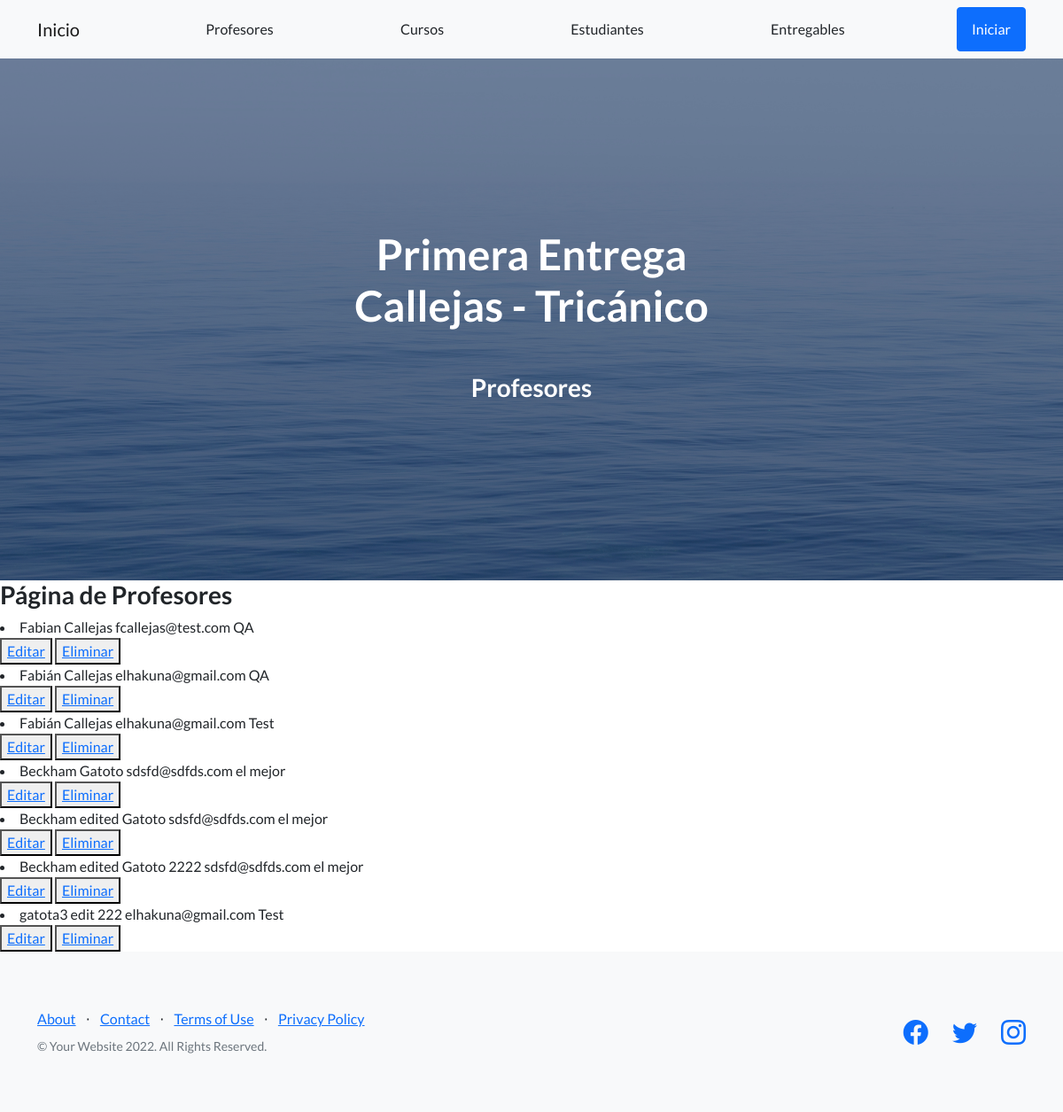
The page /appCoder/leerProfesores/ on the database its author committed.
### AppCoder/models.py (models this page shows)
class Profesor (models.Model):
    nombre = models.CharField(max_length=30)
    apellido = models.CharField(max_length=30)
    email = models.EmailField()
    profesion = models.CharField(max_length=30)
    def __str__ (self) -> str:
         return self.nombre+" "+str(self.apellido)+" "+str(self.email) +" "+str(self.profesion)

### AppCoder/views.py (the view)
# urls.py: path('leerProfesores/', leerProfesores, name='LeerProfesores'),
def leerProfesores(request):
    profesores = Profesor.objects.all()
    contexto = {'profesores':profesores}
    return render (request, 'appCoder/profesores.html', contexto)

### AppCoder/template/AppCoder/profesores.html
{% extends "AppCoder/padre.html" %}
{% load static %}
{% block section_name %}
<h3>Profesores</h3>
{% endblock %}
{% block contenidoQueCambia %}
<h3>Página de Profesores</h3>
{% for p in profesores %}
<li> {{p}}</li>
<button>
    <a href="{% url 'editarProfesor' p.nombre %}"> Editar </a>
</button>
<button>
    <a href="{% url 'eliminarProfesor' p.nombre %}"> Eliminar </a>
</button>
{% endfor %}
{% endblock %}

### rows shown on the page
Profesor: nombre+apellido+email "Fabian Callejas fcallejas@test.com QA"
Profesor: nombre+apellido+email "Fabián Callejas elhakuna@gmail.com QA"
Profesor: nombre+apellido+email "Fabián Callejas elhakuna@gmail.com Test"
Profesor: nombre+apellido+email "Beckham Gatoto sdsfd@sdfds.com el mejor"
Profesor: nombre+apellido+email "Beckham edited Gatoto sdsfd@sdfds.com el mejor"
Profesor: nombre+apellido+email "Beckham edited Gatoto 2222 sdsfd@sdfds.com el mejor"
Profesor: nombre+apellido+email "gatota3 edit 222 elhakuna@gmail.com Test"
